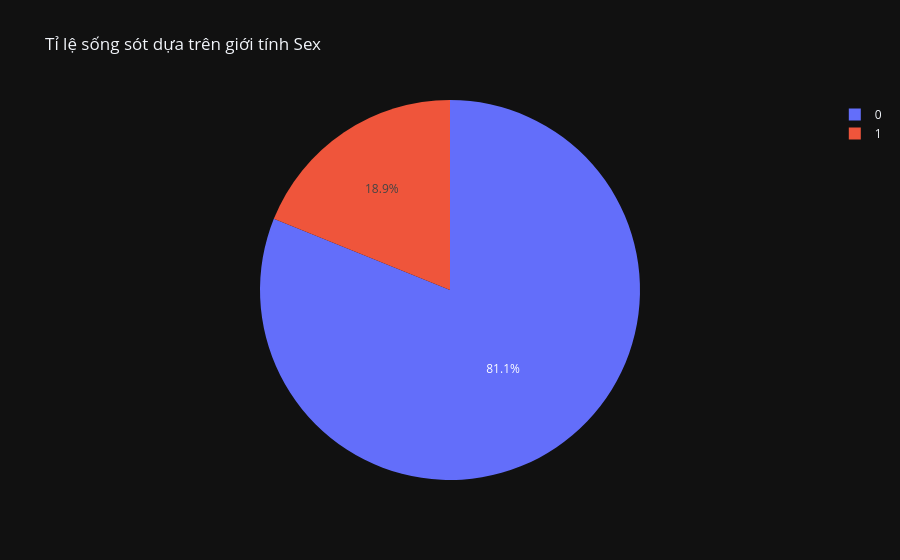

Write notebook code for a chart like this one.
### Code cell
px.pie(
	train_ds,
	names='Survived',
	values='Sex',
	color='Sex',
	title='Tỉ lệ sống sót dựa trên giới tính Sex',
).show()

### Figure 1 — Plotly figure (JSON) as saved in the notebook; plotly's stock layout.template omitted (floating-point values rounded to 4 significant figures; data arrays with more than 128 entries replaced by an {"elided": "..."} marker saying what was removed)
{"data": [{"customdata": {"elided": "891x1 int values"}, "domain": {"x": [0.0, 1.0], "y": [0.0, 1.0]}, "hovertemplate": "Survived=%{label}<br>Sex=%{customdata[0]}<extra></extra>", "labels": {"elided": "891 int values"}, "legendgroup": "", "marker": {"colors": {"elided": "891 str values"}}, "name": "", "showlegend": true, "values": {"elided": "891 int values"}, "type": "pie"}], "layout": {"legend": {"tracegroupgap": 0}, "title": {"text": "Tỉ lệ sống sót dựa trên giới tính Sex"}}}
